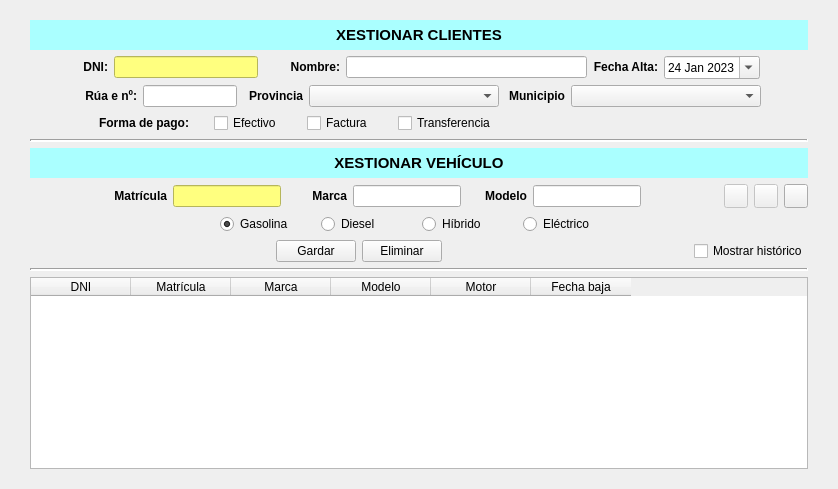
      <widget class="QWidget" name="pestana_clientes">
       <property name="acceptDrops">
        <bool>false</bool>
       </property>
       <attribute name="title">
        <string>Clientes</string>
       </attribute>
       <layout class="QVBoxLayout" name="verticalLayout">
        <property name="leftMargin">
         <number>30</number>
        </property>
        <property name="topMargin">
         <number>20</number>
        </property>
        <property name="rightMargin">
         <number>30</number>
        </property>
        <property name="bottomMargin">
         <number>20</number>
        </property>
        <item>
         <widget class="QLabel" name="lblTituloClientes">
          <property name="minimumSize">
           <size>
            <width>180</width>
            <height>30</height>
           </size>
          </property>
          <property name="font">
           <font>
            <pointsize>11</pointsize>
            <bold>true</bold>
           </font>
          </property>
          <property name="layoutDirection">
           <enum>Qt::LeftToRight</enum>
          </property>
          <property name="autoFillBackground">
           <bool>false</bool>
          </property>
          <property name="styleSheet">
           <string notr="true">background-color: rgb(170,255,255)</string>
          </property>
          <property name="text">
           <string>XESTIONAR CLIENTES</string>
          </property>
          <property name="alignment">
           <set>Qt::AlignCenter</set>
          </property>
         </widget>
        </item>
        <item>
         <layout class="QHBoxLayout" name="horizontalLayout_7" stretch="1,2,3,2,2,5,2,2,1">
          <item>
           <spacer name="horizontalSpacer_11">
            <property name="orientation">
             <enum>Qt::Horizontal</enum>
            </property>
            <property name="sizeHint" stdset="0">
             <size>
              <width>40</width>
              <height>20</height>
             </size>
            </property>
           </spacer>
          </item>
          <item>
           <widget class="QLabel" name="lblDni">
            <property name="minimumSize">
             <size>
              <width>30</width>
              <height>20</height>
             </size>
            </property>
            <property name="maximumSize">
             <size>
              <width>30</width>
              <height>20</height>
             </size>
            </property>
            <property name="font">
             <font>
              <bold>true</bold>
             </font>
            </property>
            <property name="text">
             <string>DNI:</string>
            </property>
            <property name="alignment">
             <set>Qt::AlignRight|Qt::AlignTrailing|Qt::AlignVCenter</set>
            </property>
           </widget>
          </item>
          <item>
           <widget class="QLineEdit" name="txtDni">
            <property name="minimumSize">
             <size>
              <width>100</width>
              <height>20</height>
             </size>
            </property>
            <property name="styleSheet">
             <string notr="true">background-color: rgb(255, 255, 127)</string>
            </property>
           </widget>
          </item>
          <item>
           <widget class="QLabel" name="lblValidardni">
            <property name="minimumSize">
             <size>
              <width>20</width>
              <height>20</height>
             </size>
            </property>
            <property name="maximumSize">
             <size>
              <width>20</width>
              <height>20</height>
             </size>
            </property>
            <property name="font">
             <font>
              <pointsize>10</pointsize>
              <bold>false</bold>
              <kerning>false</kerning>
             </font>
            </property>
            <property name="text">
             <string/>
            </property>
            <property name="alignment">
             <set>Qt::AlignLeading|Qt::AlignLeft|Qt::AlignVCenter</set>
            </property>
           </widget>
          </item>
          <item>
           <widget class="QLabel" name="lblNombre">
            <property name="minimumSize">
             <size>
              <width>50</width>
              <height>20</height>
             </size>
            </property>
            <property name="maximumSize">
             <size>
              <width>50</width>
              <height>20</height>
             </size>
            </property>
            <property name="font">
             <font>
              <bold>true</bold>
             </font>
            </property>
            <property name="text">
             <string>Nombre:</string>
            </property>
            <property name="alignment">
             <set>Qt::AlignRight|Qt::AlignTrailing|Qt::AlignVCenter</set>
            </property>
           </widget>
          </item>
          <item>
           <widget class="QLineEdit" name="txtNombre">
            <property name="minimumSize">
             <size>
              <width>200</width>
              <height>20</height>
             </size>
            </property>
           </widget>
          </item>
          <item>
           <widget class="QLabel" name="lblFechaAltaCliente">
            <property name="minimumSize">
             <size>
              <width>65</width>
              <height>20</height>
             </size>
            </property>
            <property name="maximumSize">
             <size>
              <width>65</width>
              <height>20</height>
             </size>
            </property>
            <property name="font">
             <font>
              <bold>true</bold>
             </font>
            </property>
            <property name="text">
             <string>Fecha Alta:</string>
            </property>
            <property name="alignment">
             <set>Qt::AlignRight|Qt::AlignTrailing|Qt::AlignVCenter</set>
            </property>
           </widget>
          </item>
          <item>
           <widget class="QDateEdit" name="txtFechaAlta">
            <property name="dateTime">
             <datetime>
              <hour>17</hour>
              <minute>0</minute>
              <second>0</second>
              <year>2023</year>
              <month>1</month>
              <day>24</day>
             </datetime>
            </property>
            <property name="calendarPopup">
             <bool>true</bool>
            </property>
            <property name="date">
             <date>
              <year>2023</year>
              <month>1</month>
              <day>24</day>
             </date>
            </property>
           </widget>
          </item>
          <item>
           <spacer name="horizontalSpacer_12">
            <property name="orientation">
             <enum>Qt::Horizontal</enum>
            </property>
            <property name="sizeHint" stdset="0">
             <size>
              <width>40</width>
              <height>20</height>
             </size>
            </property>
           </spacer>
          </item>
         </layout>
        </item>
        <item>
         <layout class="QHBoxLayout" name="horizontalLayout_8" stretch="2,2,4,2,2,2,2,2">
          <item>
           <spacer name="horizontalSpacer_9">
            <property name="orientation">
             <enum>Qt::Horizontal</enum>
            </property>
            <property name="sizeHint" stdset="0">
             <size>
              <width>40</width>
              <height>20</height>
             </size>
            </property>
           </spacer>
          </item>
          <item>
           <widget class="QLabel" name="lblDireccionCliente">
            <property name="minimumSize">
             <size>
              <width>60</width>
              <height>20</height>
             </size>
            </property>
            <property name="maximumSize">
             <size>
              <width>60</width>
              <height>20</height>
             </size>
            </property>
            <property name="font">
             <font>
              <bold>true</bold>
             </font>
            </property>
            <property name="text">
             <string>Rúa e nº:</string>
            </property>
            <property name="alignment">
             <set>Qt::AlignRight|Qt::AlignTrailing|Qt::AlignVCenter</set>
            </property>
           </widget>
          </item>
          <item>
           <widget class="QLineEdit" name="txtDireccionCliente">
            <property name="minimumSize">
             <size>
              <width>0</width>
              <height>22</height>
             </size>
            </property>
           </widget>
          </item>
          <item>
           <widget class="QLabel" name="lblProvinciaCliente">
            <property name="minimumSize">
             <size>
              <width>60</width>
              <height>20</height>
             </size>
            </property>
            <property name="maximumSize">
             <size>
              <width>60</width>
              <height>20</height>
             </size>
            </property>
            <property name="font">
             <font>
              <bold>true</bold>
             </font>
            </property>
            <property name="text">
             <string>Provincia</string>
            </property>
            <property name="alignment">
             <set>Qt::AlignRight|Qt::AlignTrailing|Qt::AlignVCenter</set>
            </property>
           </widget>
          </item>
          <item>
           <widget class="QComboBox" name="comboProvinciaCliente">
            <property name="minimumSize">
             <size>
              <width>190</width>
              <height>22</height>
             </size>
            </property>
           </widget>
          </item>
          <item>
           <widget class="QLabel" name="lblMunicipioCliente">
            <property name="minimumSize">
             <size>
              <width>60</width>
              <height>20</height>
             </size>
            </property>
            <property name="maximumSize">
             <size>
              <width>60</width>
              <height>20</height>
             </size>
            </property>
            <property name="font">
             <font>
              <bold>true</bold>
             </font>
            </property>
            <property name="text">
             <string>Municipio</string>
            </property>
            <property name="alignment">
             <set>Qt::AlignRight|Qt::AlignTrailing|Qt::AlignVCenter</set>
            </property>
           </widget>
          </item>
          <item>
           <widget class="QComboBox" name="comboMunicipioCliente">
            <property name="minimumSize">
             <size>
              <width>190</width>
              <height>22</height>
             </size>
            </property>
           </widget>
          </item>
          <item>
           <spacer name="horizontalSpacer_10">
            <property name="orientation">
             <enum>Qt::Horizontal</enum>
            </property>
            <property name="sizeHint" stdset="0">
             <size>
              <width>40</width>
              <height>20</height>
             </size>
            </property>
           </spacer>
          </item>
         </layout>
        </item>
        <item>
         <layout class="QHBoxLayout" name="horizontalLayout_11" stretch="1,2,2,2,2,5">
          <property name="spacing">
           <number>25</number>
          </property>
          <property name="sizeConstraint">
           <enum>QLayout::SetDefaultConstraint</enum>
          </property>
          <property name="leftMargin">
           <number>0</number>
          </property>
          <item>
           <spacer name="horizontalSpacer_2">
            <property name="orientation">
             <enum>Qt::Horizontal</enum>
            </property>
            <property name="sizeHint" stdset="0">
             <size>
              <width>20</width>
              <height>20</height>
             </size>
            </property>
           </spacer>
          </item>
          <item>
           <widget class="QLabel" name="lblFormaPago">
            <property name="minimumSize">
             <size>
              <width>100</width>
              <height>20</height>
             </size>
            </property>
            <property name="maximumSize">
             <size>
              <width>100</width>
              <height>20</height>
             </size>
            </property>
            <property name="font">
             <font>
              <bold>true</bold>
             </font>
            </property>
            <property name="text">
             <string>Forma de pago:</string>
            </property>
            <property name="alignment">
             <set>Qt::AlignRight|Qt::AlignTrailing|Qt::AlignVCenter</set>
            </property>
           </widget>
          </item>
          <item>
           <widget class="QCheckBox" name="checkEfectivo">
            <property name="sizePolicy">
             <sizepolicy hsizetype="Fixed" vsizetype="Fixed">
              <horstretch>0</horstretch>
              <verstretch>0</verstretch>
             </sizepolicy>
            </property>
            <property name="text">
             <string>Efectivo</string>
            </property>
           </widget>
          </item>
          <item>
           <widget class="QCheckBox" name="checkFactura">
            <property name="sizePolicy">
             <sizepolicy hsizetype="Maximum" vsizetype="Fixed">
              <horstretch>0</horstretch>
              <verstretch>0</verstretch>
             </sizepolicy>
            </property>
            <property name="text">
             <string>Factura</string>
            </property>
           </widget>
          </item>
          <item>
           <widget class="QCheckBox" name="checkTransferencia">
            <property name="sizePolicy">
             <sizepolicy hsizetype="Minimum" vsizetype="Fixed">
              <horstretch>0</horstretch>
              <verstretch>0</verstretch>
             </sizepolicy>
            </property>
            <property name="text">
             <string>Transferencia</string>
            </property>
           </widget>
          </item>
          <item>
           <spacer name="horizontalSpacer">
            <property name="orientation">
             <enum>Qt::Horizontal</enum>
            </property>
            <property name="sizeHint" stdset="0">
             <size>
              <width>40</width>
              <height>20</height>
             </size>
            </property>
           </spacer>
          </item>
         </layout>
        </item>
        <item>
         <widget class="Line" name="line">
          <property name="lineWidth">
           <number>2</number>
          </property>
          <property name="orientation">
           <enum>Qt::Horizontal</enum>
          </property>
         </widget>
        </item>
        <item>
         <widget class="QLabel" name="lblTituloVehiculo">
          <property name="minimumSize">
           <size>
            <width>180</width>
            <height>30</height>
           </size>
          </property>
          <property name="font">
           <font>
            <pointsize>11</pointsize>
            <bold>true</bold>
           </font>
          </property>
          <property name="layoutDirection">
           <enum>Qt::LeftToRight</enum>
          </property>
          <property name="autoFillBackground">
           <bool>false</bool>
          </property>
          <property name="styleSheet">
           <string notr="true">background-color: rgb(170,255,255)</string>
          </property>
          <property name="frameShape">
           <enum>QFrame::NoFrame</enum>
          </property>
          <property name="text">
           <string>XESTIONAR VEHÍCULO</string>
          </property>
          <property name="alignment">
           <set>Qt::AlignCenter</set>
          </property>
         </widget>
        </item>
        <item>
         <layout class="QHBoxLayout" name="horizontalLayout_10">
          <item>
           <spacer name="horizontalSpacer_7">
            <property name="orientation">
             <enum>Qt::Horizontal</enum>
            </property>
            <property name="sizeHint" stdset="0">
             <size>
              <width>40</width>
              <height>20</height>
             </size>
            </property>
           </spacer>
          </item>
          <item>
           <widget class="QLabel" name="lblMatricula">
            <property name="minimumSize">
             <size>
              <width>60</width>
              <height>20</height>
             </size>
            </property>
            <property name="maximumSize">
             <size>
              <width>60</width>
              <height>20</height>
             </size>
            </property>
            <property name="font">
             <font>
              <bold>true</bold>
             </font>
            </property>
            <property name="text">
             <string>Matrícula</string>
            </property>
            <property name="alignment">
             <set>Qt::AlignRight|Qt::AlignTrailing|Qt::AlignVCenter</set>
            </property>
           </widget>
          </item>
          <item>
           <widget class="QLineEdit" name="txtMatricula">
            <property name="minimumSize">
             <size>
              <width>100</width>
              <height>22</height>
             </size>
            </property>
            <property name="autoFillBackground">
             <bool>false</bool>
            </property>
            <property name="styleSheet">
             <string notr="true">background-color: rgb(255, 255, 127)</string>
            </property>
           </widget>
          </item>
          <item>
           <widget class="QLabel" name="lblMarca">
            <property name="minimumSize">
             <size>
              <width>60</width>
              <height>20</height>
             </size>
            </property>
            <property name="maximumSize">
             <size>
              <width>60</width>
              <height>20</height>
             </size>
            </property>
            <property name="font">
             <font>
              <bold>true</bold>
             </font>
            </property>
            <property name="text">
             <string>Marca</string>
            </property>
            <property name="alignment">
             <set>Qt::AlignRight|Qt::AlignTrailing|Qt::AlignVCenter</set>
            </property>
           </widget>
          </item>
          <item>
           <widget class="QLineEdit" name="txtMarca">
            <property name="minimumSize">
             <size>
              <width>100</width>
              <height>22</height>
             </size>
            </property>
           </widget>
          </item>
          <item>
           <widget class="QLabel" name="lblModelo">
            <property name="minimumSize">
             <size>
              <width>60</width>
              <height>20</height>
             </size>
            </property>
            <property name="maximumSize">
             <size>
              <width>60</width>
              <height>20</height>
             </size>
            </property>
            <property name="font">
             <font>
              <bold>true</bold>
             </font>
            </property>
            <property name="text">
             <string>Modelo</string>
            </property>
            <property name="alignment">
             <set>Qt::AlignRight|Qt::AlignTrailing|Qt::AlignVCenter</set>
            </property>
           </widget>
          </item>
          <item>
           <widget class="QLineEdit" name="txtModelo">
            <property name="minimumSize">
             <size>
              <width>100</width>
              <height>22</height>
             </size>
            </property>
           </widget>
          </item>
          <item>
           <spacer name="horizontalSpacer_8">
            <property name="orientation">
             <enum>Qt::Horizontal</enum>
            </property>
            <property name="sizeHint" stdset="0">
             <size>
              <width>40</width>
              <height>20</height>
             </size>
            </property>
           </spacer>
          </item>
          <item>
           <widget class="QPushButton" name="btnNuevoCoche">
            <property name="enabled">
             <bool>false</bool>
            </property>
            <property name="minimumSize">
             <size>
              <width>24</width>
              <height>24</height>
             </size>
            </property>
            <property name="maximumSize">
             <size>
              <width>24</width>
              <height>24</height>
             </size>
            </property>
            <property name="text">
             <string/>
            </property>
            <property name="icon">
             <iconset>
              <normaloff>../img/plus.png</normaloff>../img/plus.png</iconset>
            </property>
           </widget>
          </item>
          <item>
           <widget class="QPushButton" name="buttonBuscarVehiculo">
            <property name="enabled">
             <bool>false</bool>
            </property>
            <property name="minimumSize">
             <size>
              <width>24</width>
              <height>24</height>
             </size>
            </property>
            <property name="maximumSize">
             <size>
              <width>24</width>
              <height>24</height>
             </size>
            </property>
            <property name="text">
             <string/>
            </property>
            <property name="icon">
             <iconset>
              <normaloff>../img/buscar.png</normaloff>../img/buscar.png</iconset>
            </property>
           </widget>
          </item>
          <item>
           <widget class="QPushButton" name="buttonLimpiarVehiculo">
            <property name="minimumSize">
             <size>
              <width>24</width>
              <height>24</height>
             </size>
            </property>
            <property name="maximumSize">
             <size>
              <width>24</width>
              <height>24</height>
             </size>
            </property>
            <property name="text">
             <string/>
            </property>
            <property name="icon">
             <iconset>
              <normaloff>../img/limpiar.png</normaloff>../img/limpiar.png</iconset>
            </property>
           </widget>
          </item>
         </layout>
        </item>
        <item>
         <layout class="QHBoxLayout" name="horizontalLayout_9" stretch="2,1,1,1,1,2">
          <property name="leftMargin">
           <number>0</number>
          </property>
          <property name="rightMargin">
           <number>0</number>
          </property>
          <item>
           <spacer name="horizontalSpacer_5">
            <property name="orientation">
             <enum>Qt::Horizontal</enum>
            </property>
            <property name="sizeHint" stdset="0">
             <size>
              <width>40</width>
              <height>20</height>
             </size>
            </property>
           </spacer>
          </item>
          <item>
           <widget class="QRadioButton" name="radioButtonGasolina">
            <property name="text">
             <string>Gasolina</string>
            </property>
            <property name="checked">
             <bool>true</bool>
            </property>
            <attribute name="buttonGroup">
             <string notr="true">buttonGroupMotorizacion</string>
            </attribute>
           </widget>
          </item>
          <item>
           <widget class="QRadioButton" name="radioButtonDiesel">
            <property name="text">
             <string>Diesel</string>
            </property>
            <attribute name="buttonGroup">
             <string notr="true">buttonGroupMotorizacion</string>
            </attribute>
           </widget>
          </item>
          <item>
           <widget class="QRadioButton" name="radioButtonHibrido">
            <property name="text">
             <string>Híbrido</string>
            </property>
            <attribute name="buttonGroup">
             <string notr="true">buttonGroupMotorizacion</string>
            </attribute>
           </widget>
          </item>
          <item>
           <widget class="QRadioButton" name="radioButtonElectrico">
            <property name="text">
             <string>Eléctrico</string>
            </property>
            <attribute name="buttonGroup">
             <string notr="true">buttonGroupMotorizacion</string>
            </attribute>
           </widget>
          </item>
          <item>
           <spacer name="horizontalSpacer_6">
            <property name="orientation">
             <enum>Qt::Horizontal</enum>
            </property>
            <property name="sizeHint" stdset="0">
             <size>
              <width>40</width>
              <height>20</height>
             </size>
            </property>
           </spacer>
          </item>
         </layout>
        </item>
        <item>
         <layout class="QHBoxLayout" name="horizontalLayout_12">
          <property name="leftMargin">
           <number>0</number>
          </property>
          <property name="rightMargin">
           <number>0</number>
          </property>
          <item>
           <spacer name="horizontalSpacer_3">
            <property name="orientation">
             <enum>Qt::Horizontal</enum>
            </property>
            <property name="sizeHint" stdset="0">
             <size>
              <width>40</width>
              <height>20</height>
             </size>
            </property>
           </spacer>
          </item>
          <item>
           <widget class="QPushButton" name="buttonGuardarCliente">
            <property name="text">
             <string>Gardar</string>
            </property>
           </widget>
          </item>
          <item>
           <widget class="QPushButton" name="buttonEliminarCliente">
            <property name="text">
             <string>Eliminar</string>
            </property>
           </widget>
          </item>
          <item>
           <spacer name="horizontalSpacer_4">
            <property name="orientation">
             <enum>Qt::Horizontal</enum>
            </property>
            <property name="sizeHint" stdset="0">
             <size>
              <width>40</width>
              <height>20</height>
             </size>
            </property>
           </spacer>
          </item>
          <item>
           <widget class="QCheckBox" name="checkMostrarHistorico">
            <property name="text">
             <string>Mostrar histórico</string>
            </property>
           </widget>
          </item>
         </layout>
        </item>
        <item>
         <widget class="Line" name="line_2">
          <property name="lineWidth">
           <number>2</number>
          </property>
          <property name="orientation">
           <enum>Qt::Horizontal</enum>
          </property>
         </widget>
        </item>
        <item>
         <widget class="QTableWidget" name="tablaClientes">
          <property name="editTriggers">
           <set>QAbstractItemView::NoEditTriggers</set>
          </property>
          <property name="tabKeyNavigation">
           <bool>false</bool>
          </property>
          <property name="dragEnabled">
           <bool>false</bool>
          </property>
          <property name="alternatingRowColors">
           <bool>true</bool>
          </property>
          <property name="selectionBehavior">
           <enum>QAbstractItemView::SelectRows</enum>
          </property>
          <attribute name="verticalHeaderVisible">
           <bool>false</bool>
          </attribute>
          <column>
           <property name="text">
            <string>DNI</string>
           </property>
          </column>
          <column>
           <property name="text">
            <string>Matrícula</string>
           </property>
          </column>
          <column>
           <property name="text">
            <string>Marca</string>
           </property>
          </column>
          <column>
           <property name="text">
            <string>Modelo</string>
           </property>
          </column>
          <column>
           <property name="text">
            <string>Motor</string>
           </property>
          </column>
          <column>
           <property name="text">
            <string>Fecha baja</string>
           </property>
          </column>
         </widget>
        </item>
       </layout>
      </widget>
